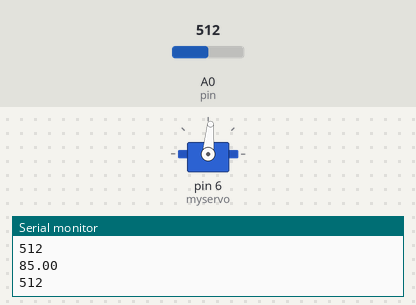
Recording of a sketch running on a simulated Arduino Uno, built with avr-gcc and run on an emulated ATmega328P. On the bench: servo, the last lines printed to the serial monitor. The inputs (shaded band) are chosen by the test bench; at power-on: A0 (pin) = 512.

Above: at 1.2 s.
1.3 s: A0 (pin) set to 716
At 2.2 s:
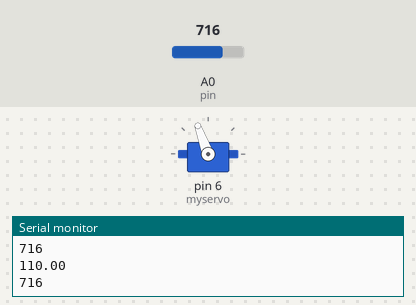
2.8 s: A0 (pin) set to 900
At 3.3 s:
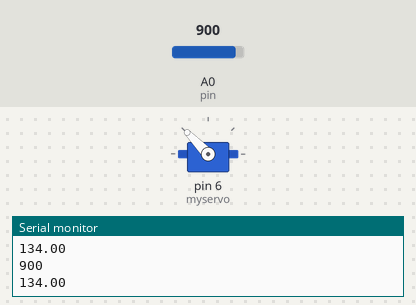
4.3 s: A0 (pin) set to 1023
At 4.6 s:
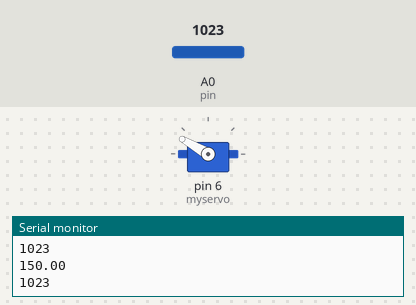
5.8 s: A0 (pin) set to 306
At 6.8 s:
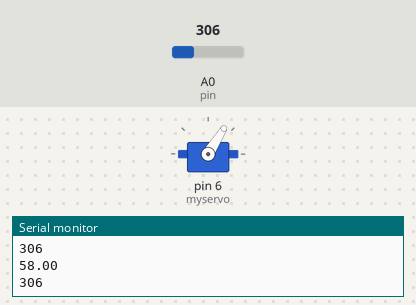
7.3 s: A0 (pin) set to 122
At 7.9 s:
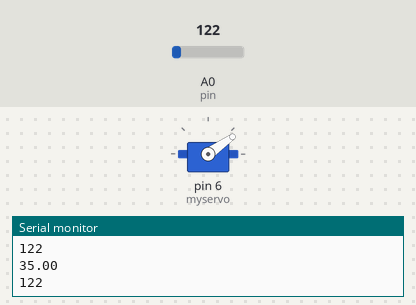
Timing chart, 0 to 9.8 s (numbered marks = the images above; inputs shaded):
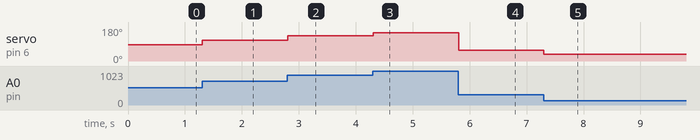

Measured:
- after the input at 1.3 s, servo on pin 6 (myservo): 85° → 110° at once
- after the input at 2.8 s, servo on pin 6 (myservo): 110° → 134° at once
- after the input at 4.3 s, servo on pin 6 (myservo): 134° → 150° at once
- after the input at 5.8 s, servo on pin 6 (myservo): 150° → 58° at once
- after the input at 7.3 s, servo on pin 6 (myservo): 58° → 35° at once

The sketch:

servo_application.ino
```cpp
// servo motor with variable resistence

#include <Servo.h>
Servo myservo;

byte pin = A0;
float angle;

void setup() {
  pinMode(pin,INPUT);
  Serial.begin(9600);
  myservo.attach(6);
}

void loop() {
  int val = analogRead(pin);
  Serial.println(val);
  angle = map(val,0,1023,20,150);
  myservo.write(angle);
  Serial.println(angle);
  delay(10);
}
```
